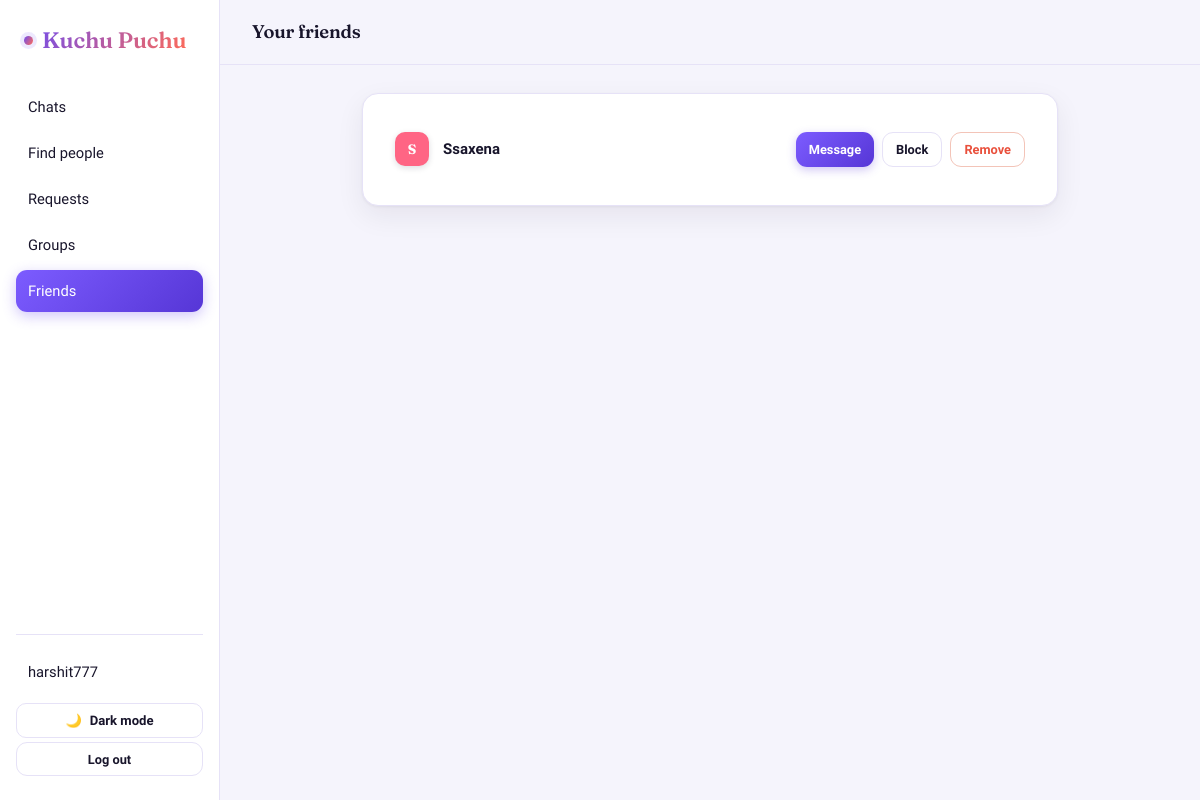
The page /friends/list/ (signed in) on the database as committed earlier.
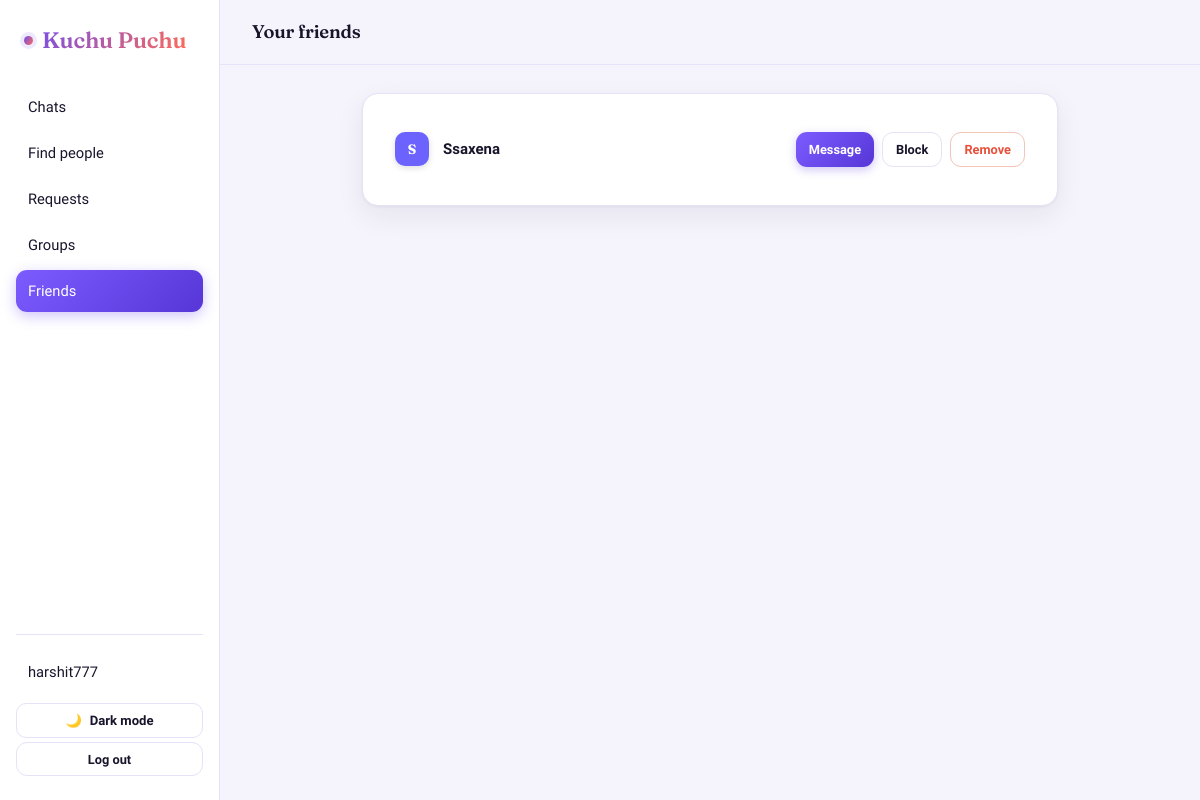
The same page on the database as committed later.
### friends/views.py (the view)
# urls.py: path('list/', views.friend_list, name='list'),
@login_required
def friend_list(request):
    friends = Friendship.friends_of(request.user)
    return render(request, 'friends/list.html', {'friends': friends})

### accounts/templatetags/avatar_tags.py (called while the page is built)
@register.simple_tag
def avatar(entity, size=''):
    url = getattr(entity, 'avatar_url', '') or ''
    color = getattr(entity, 'avatar_color', '#6C63FF') or '#6C63FF'
    label = getattr(entity, 'username', '') or getattr(entity, 'name', '') or '?'
    letter = label[:1].upper()
    css_class = f'avatar {size}'.strip()
    if url:
        return format_html('<img class="{}" src="{}" alt="{}">', css_class, url, letter)
    return format_html('<div class="{}" style="background:{};">{}</div>', css_class, color, letter)

### chat/context_processors.py (called while the page is built)
def unread_messages_count(request):
    if not request.user.is_authenticated:
        return {'unread_messages_count': 0}
    muted_friend_ids = ConversationMute.objects.filter(user=request.user).values_list('friend_id', flat=True)
    count = (
        Message.objects.filter(recipient=request.user, is_read=False, deleted_at__isnull=True)
        .exclude(sender_id__in=muted_friend_ids)
        .count()
    )
    return {'unread_messages_count': count}

### templates/friends/list.html (shortened to what this page needs)
{% extends "base.html" %}
{% load avatar_tags %}
{% block body %}
<div class="topbar"><h2>Your friends</h2></div>
<div class="content">
  <div class="card">
    {% if not friends %}
      <div class="empty-state">
        <h3>No friends yet</h3>
        <p>Go to <a href="{% url 'friends:search' %}">Find people</a> to send your first request.</p>
      </div>
    {% else %}
      {% for f in friends %}
        <div class="list-row">
          {% avatar f 'sm' %}
          <div class="meta">
            <div class="name">{{ f.username }}</div>
          </div>
          <div class="row-actions">
            <a class="btn btn-primary btn-sm" href="{% url 'chat:room' f.username %}">Message</a>
            <a class="btn btn-ghost btn-sm" href="{% url 'friends:block_user' f.username %}"
               onclick="return confirm('Block {{ f.username }}? They will be removed from your friends and won\'t be able to message you.');">Block</a>
            <a class="btn btn-danger btn-sm" href="{% url 'friends:remove_friend' f.username %}"
               onclick="return confirm('Remove {{ f.username }} from your friends?');">Remove</a>
          </div>
        </div>
      {% endfor %}
    {% endif %}
  </div>
</div>
{% endblock %}

Rows that differ between the two databases and show on the page:
changed User "Ssaxena": avatar_color "#FF6584" → "#6C63FF" (drawn)
